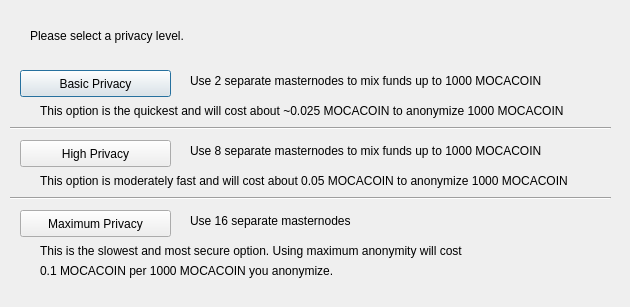
<?xml version="1.0" encoding="UTF-8"?>
<ui version="4.0">
 <class>DarksendConfig</class>
 <widget class="QDialog" name="DarksendConfig">
  <property name="geometry">
   <rect>
    <x>0</x>
    <y>0</y>
    <width>630</width>
    <height>307</height>
   </rect>
  </property>
  <property name="windowTitle">
   <string>Configure PrivateSend</string>
  </property>
  <widget class="QPushButton" name="buttonBasic">
   <property name="geometry">
    <rect>
     <x>20</x>
     <y>70</y>
     <width>151</width>
     <height>27</height>
    </rect>
   </property>
   <property name="text">
    <string>Basic Privacy</string>
   </property>
  </widget>
  <widget class="QPushButton" name="buttonHigh">
   <property name="geometry">
    <rect>
     <x>20</x>
     <y>140</y>
     <width>151</width>
     <height>27</height>
    </rect>
   </property>
   <property name="text">
    <string>High Privacy</string>
   </property>
  </widget>
  <widget class="QPushButton" name="buttonMax">
   <property name="geometry">
    <rect>
     <x>20</x>
     <y>210</y>
     <width>151</width>
     <height>27</height>
    </rect>
   </property>
   <property name="text">
    <string>Maximum Privacy</string>
   </property>
  </widget>
  <widget class="QLabel" name="label">
   <property name="geometry">
    <rect>
     <x>30</x>
     <y>20</y>
     <width>571</width>
     <height>31</height>
    </rect>
   </property>
   <property name="text">
    <string>Please select a privacy level.</string>
   </property>
  </widget>
  <widget class="QLabel" name="label_2">
   <property name="geometry">
    <rect>
     <x>190</x>
     <y>70</y>
     <width>421</width>
     <height>21</height>
    </rect>
   </property>
   <property name="text">
    <string>Use 2 separate masternodes to mix funds up to 1000 MOCACOIN</string>
   </property>
  </widget>
  <widget class="QLabel" name="label_3">
   <property name="geometry">
    <rect>
     <x>190</x>
     <y>140</y>
     <width>411</width>
     <height>21</height>
    </rect>
   </property>
   <property name="text">
    <string>Use 8 separate masternodes to mix funds up to 1000 MOCACOIN</string>
   </property>
  </widget>
  <widget class="QLabel" name="label_4">
   <property name="geometry">
    <rect>
     <x>190</x>
     <y>210</y>
     <width>421</width>
     <height>21</height>
    </rect>
   </property>
   <property name="text">
    <string>Use 16 separate masternodes</string>
   </property>
  </widget>
  <widget class="QLabel" name="label_6">
   <property name="geometry">
    <rect>
     <x>40</x>
     <y>100</y>
     <width>561</width>
     <height>21</height>
    </rect>
   </property>
   <property name="text">
    <string>This option is the quickest and will cost about ~0.025 MOCACOIN to anonymize 1000 MOCACOIN</string>
   </property>
  </widget>
  <widget class="QLabel" name="label_7">
   <property name="geometry">
    <rect>
     <x>40</x>
     <y>170</y>
     <width>561</width>
     <height>21</height>
    </rect>
   </property>
   <property name="text">
    <string>This option is moderately fast and will cost about 0.05 MOCACOIN to anonymize 1000 MOCACOIN</string>
   </property>
  </widget>
  <widget class="QLabel" name="label_8">
   <property name="geometry">
    <rect>
     <x>40</x>
     <y>240</y>
     <width>561</width>
     <height>21</height>
    </rect>
   </property>
   <property name="text">
    <string>This is the slowest and most secure option. Using maximum anonymity will cost</string>
   </property>
  </widget>
  <widget class="QLabel" name="label_9">
   <property name="geometry">
    <rect>
     <x>40</x>
     <y>260</y>
     <width>561</width>
     <height>21</height>
    </rect>
   </property>
   <property name="text">
    <string>0.1 MOCACOIN per 1000 MOCACOIN you anonymize.</string>
   </property>
  </widget>
  <widget class="Line" name="line">
   <property name="geometry">
    <rect>
     <x>10</x>
     <y>120</y>
     <width>601</width>
     <height>16</height>
    </rect>
   </property>
   <property name="orientation">
    <enum>Qt::Horizontal</enum>
   </property>
  </widget>
  <widget class="Line" name="line_2">
   <property name="geometry">
    <rect>
     <x>10</x>
     <y>190</y>
     <width>601</width>
     <height>16</height>
    </rect>
   </property>
   <property name="orientation">
    <enum>Qt::Horizontal</enum>
   </property>
  </widget>
 </widget>
 <resources/>
 <connections/>
</ui>
